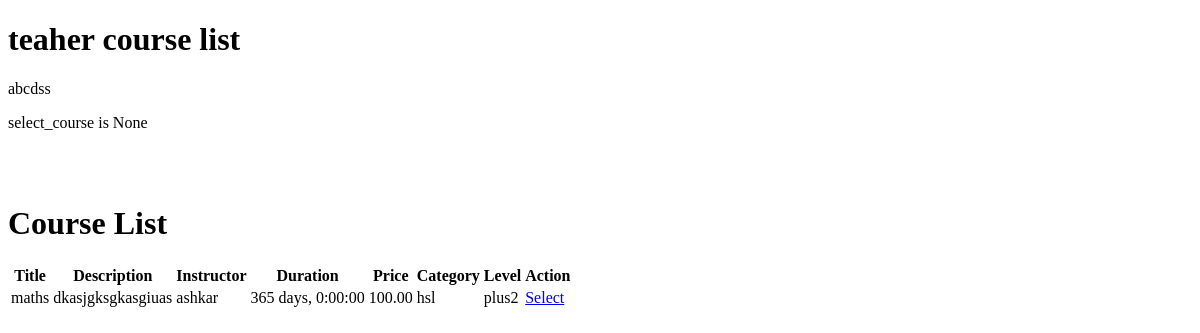
Page /user/teachercourselist (signed in) on the earlier database version.
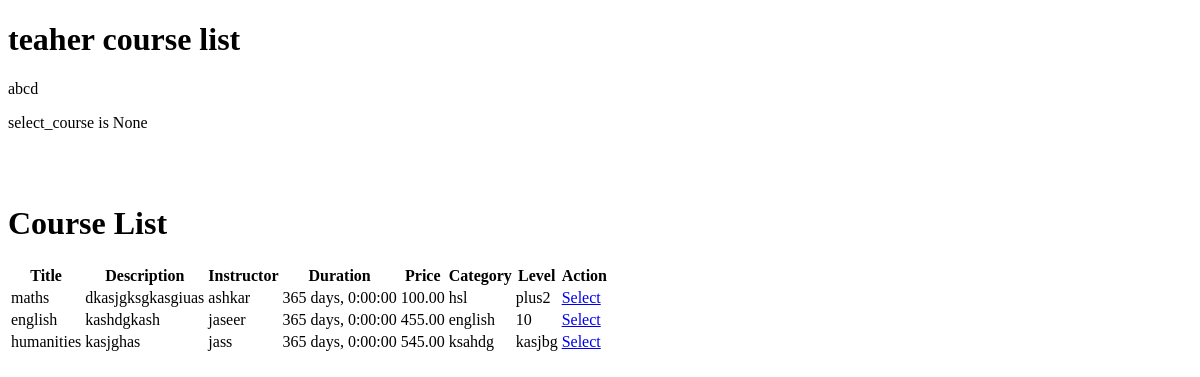
Same page on the later database version.
### user/models.py (models this page shows, shortened)
class User(AbstractBaseUser, PermissionsMixin):
    phone_number = models.CharField(validators=[phone_regex], max_length=17, unique=True)
    first_name = models.CharField(max_length=30)
    last_name = models.CharField(max_length=30)
    is_active = models.BooleanField(default=False)
    is_staff = models.BooleanField(default=False)
    is_student = models.BooleanField(default=False)
    is_teacher = models.BooleanField(default=False)
    otp = models.CharField(max_length=6, blank=True, null=True)
    objects = UserManager()
    USERNAME_FIELD = 'phone_number'
    REQUIRED_FIELDS = ['first_name', 'last_name']

class Course(models.Model):
    title = models.CharField(max_length=200)
    description = models.TextField()
    instructor = models.CharField(max_length=200)
    duration = models.DurationField(default=timedelta(days=365)) # set default to 1 year
    price = models.DecimalField(max_digits=8, decimal_places=2)
    start_date = models.DateField()
    end_date = models.DateField()
    image = models.ImageField(upload_to='course_images/')
    category = models.CharField(max_length=200)
    level = models.CharField(max_length=20)

### user/views.py (the view)
# urls.py: path('teachercourselist',views.TeacherCourseList,name='teachercourselist'),
def TeacherCourseList(request):
    course=Course.objects.all()
    select_course=Teacher_Course_Select.objects.filter(instructor=request.user)
    context={
        'courses':course,
        'select_course': select_course
    }
    return render (request,'teacher_course_list.html',context)

### user/templates/teacher_course_list.html (shortened to what this page needs)
<!DOCTYPE html>
<html lang="en">
<head>
</head>
<body>
    <h1>teaher course list</h1>
    {{user.first_name}}
    {% if select_course %}
    {% for sc in select_course %}
    <p>You have purchased the {{ sc.course.title }} course.</p>
  {% endfor %}
    {% else %}
    <p>select_course is None</p>
    {% endif %}
    <br><br>
    <h1>Course List</h1>
    <table>
      <thead>
        <tr>
          <th>Title</th>
          <th>Description</th>
          <th>Instructor</th>
          <th>Duration</th>
          <th>Price</th>
          <th>Category</th>
          <th>Level</th>
          <th>Action</th>
        </tr>
      </thead>
      <tbody>
        {% for course in courses %}
          <tr>
            <td>{{ course.title }}</td>
            <td>{{ course.description }}</td>
            <td>{{ course.instructor }}</td>
            <td>{{ course.duration }}</td>
            <td>{{ course.price }}</td>
            <td>{{ course.category }}</td>
            <td>{{ course.level }}</td>
            <td><a href="{% url 'user:selectCourse' course.id %}">Select</a></td>
          </tr>
        {% empty %}
          <tr>
            <td colspan="8">No courses found.</td>
          </tr>
        {% endfor %}
      </tbody>
    </table>
</body>
</html>

Differences in the rows shown:
changed User: first_name "abcdss" → "abcd"
added Course: title "english", description "kashdgkash", instructor "jaseer", duration "365 days, 0:00:00", price "455.00", category "english", level "10"
added Course: title "humanities", description "kasjghas", instructor "jass", duration "365 days, 0:00:00", price "545.00", category "ksahdg", level "kasjbg"
